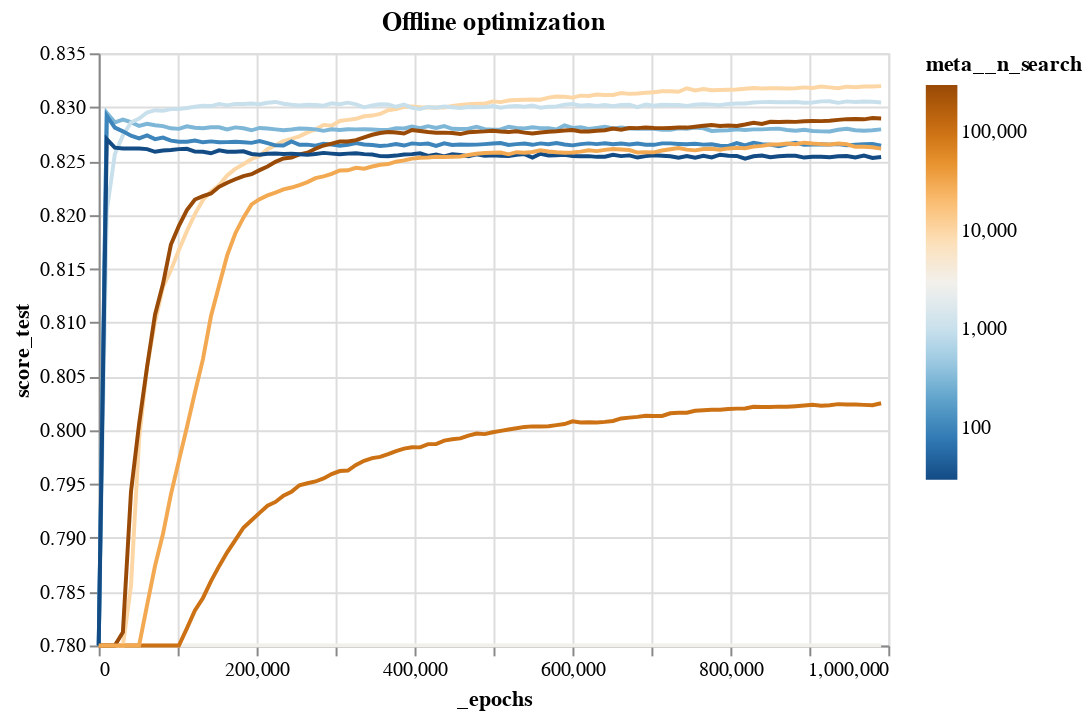

Notebook code for this chart:
### Code cell
import altair as alt
alt.Chart(df[df.est__noise_model == "CKL"], title="Offline optimization").mark_line().encode(
    x="_epochs",
    y=alt.Y("score_test", scale=alt.Scale(domain=(0.78, 0.835), clamp=True)),
    color=alt.Color("meta__n_search", scale=alt.Scale(type="log", scheme="blueorange")),
)

### Figure 1 — Vega-Lite specification as saved in the notebook (floating-point values rounded to 4 significant figures; data arrays with more than 128 entries replaced by an {"elided": "..."} marker saying what was removed)
{"config": {"view": {"continuousWidth": 400, "continuousHeight": 300}}, "data": {"name": "data-164fb7a69c1d7a9f01f50fe7a6d6a840"}, "mark": "line", "encoding": {"color": {"type": "quantitative", "field": "meta__n_search", "scale": {"scheme": "blueorange", "type": "log"}}, "x": {"type": "quantitative", "field": "_epochs"}, "y": {"type": "quantitative", "field": "score_test", "scale": {"clamp": true, "domain": [0.78, 0.835]}}}, "title": "Offline optimization", "$schema": "https://vega.github.io/schema/vega-lite/v4.8.1.json", "datasets": {"data-164fb7a69c1d7a9f01f50fe7a6d6a840": {"elided": "873 records"}}}
